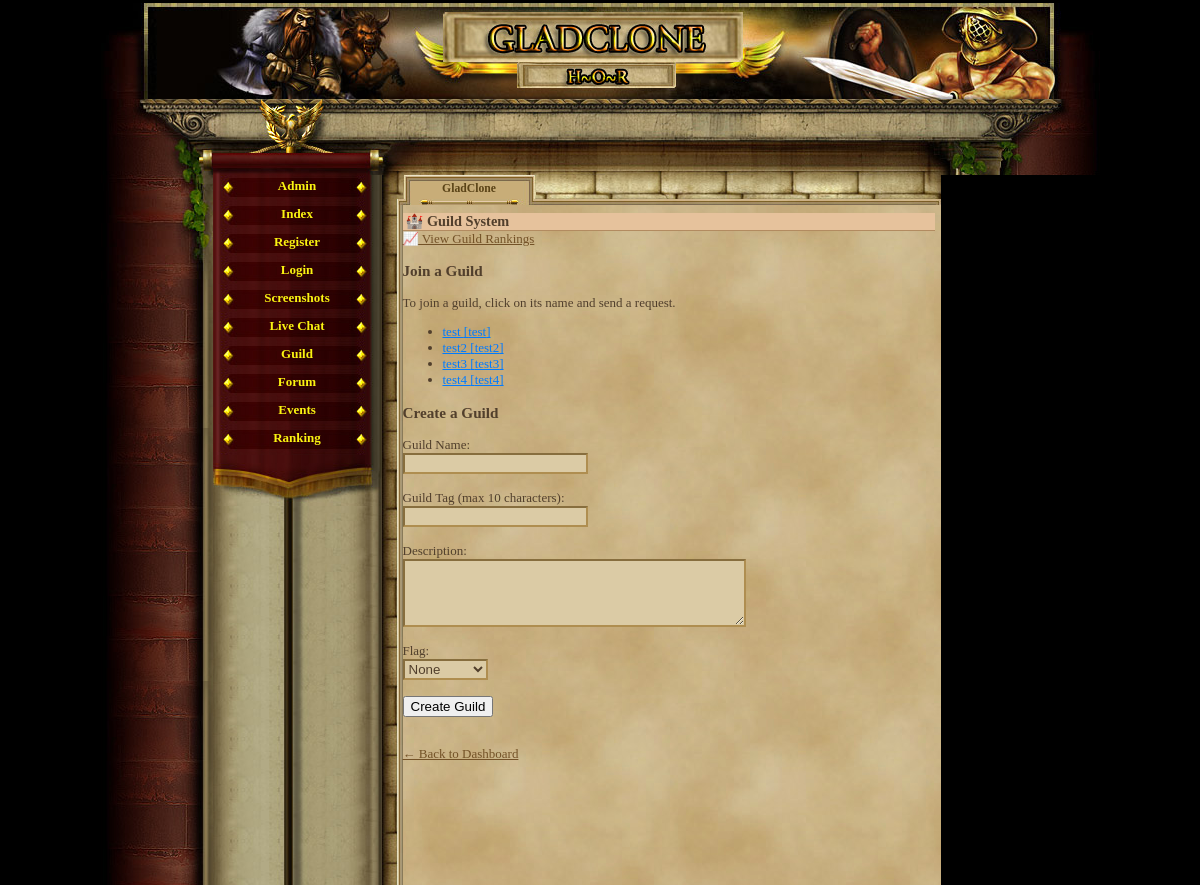
The app's page /guild.php (signed in), older data.
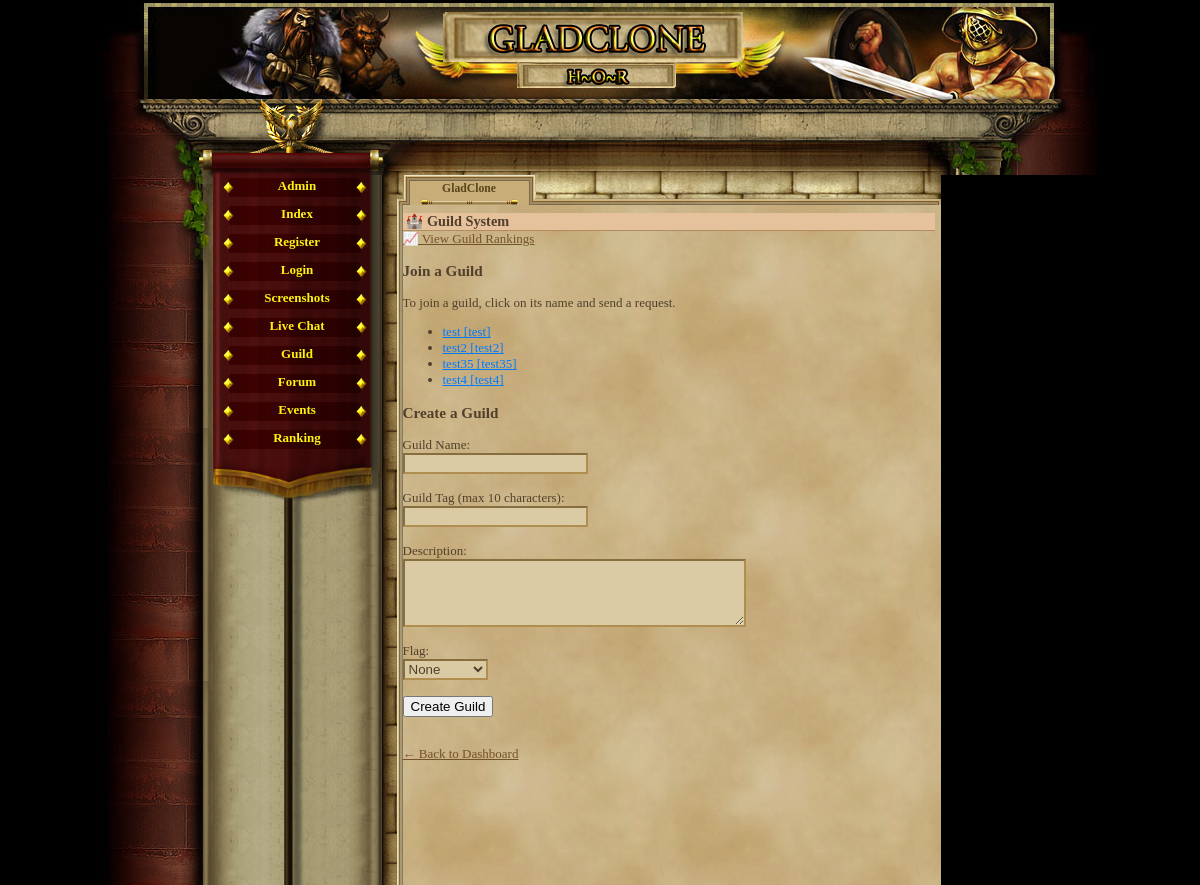
The same page, newer data.
### tables this page shows
CREATE TABLE `guilds` (
  `id` int(11) NOT NULL AUTO_INCREMENT,
  `name` varchar(50) NOT NULL,
  `tag` varchar(10) NOT NULL,
  `description` text,
  `created_at` datetime DEFAULT CURRENT_TIMESTAMP,
  `flag` varchar(100) DEFAULT NULL,
  PRIMARY KEY (`id`),
  UNIQUE KEY `tag` (`tag`)
);

### guild.php (the view, shortened to what the changed rows need)
<?php
require_once('var/ustawienia.php');
require_once('gora_strony.php');
require_once('menu_l.php');
$player_id = $_SESSION['id'];
$stmt = $conn->prepare("
    SELECT g.*, gm.role
    FROM guild_members gm
    JOIN guilds g ON gm.guild_id = g.id
    WHERE gm.player_id = ?");
$stmt->bind_param("i", $player_id);
$stmt->execute();
$guild_result = $stmt->get_result();
$player_guild = $guild_result->fetch_assoc();
?>
<h2>🏰 Guild System</h2>
<?php if ($player_guild): ?>
    <p><strong>Guild:</strong> <?= htmlspecialchars($player_guild['name']) ?> [<?= htmlspecialchars($player_guild['tag']) ?>]</p>
    <?php if (!empty($player_guild['flag'])): ?>
        <p><img src="images/guild/flags/<?= htmlspecialchars($player_guild['flag']) ?>" width="64" alt="Flag"></p>
    <?php endif; ?>
    <p><strong>Your Role:</strong> <?= $player_guild['role'] ?></p>
	<?php if ($player_guild['role'] === 'leader'): ?>
    <p><a href="guild_manage.php" style="color: #007bff;">⚙️ Manage Join Requests</a></p>
<?php endif; ?>
    <p><strong>Description:</strong><br><?= nl2br(htmlspecialchars($player_guild['description'])) ?></p>
    <?php if ($player_guild['role'] === 'leader'): ?>
        <form method="post">
            <label>Change Flag:<br>
                <select name="flag" required>
                    <option value="">-- Select Flag --</option>
                    <?php
                    foreach (glob("images/guild/flags/*.png") as $flagFile) {
                        $flagName = basename($flagFile);
                        $selected = $player_guild['flag'] === $flagName ? 'selected' : '';
                        echo "<option value=\"$flagName\" $selected>$flagName</option>";
                    }
                    ?>
                </select>
            </label>
            <button type="submit" name="update_flag">Update Flag</button>
        </form>
    <?php endif; ?>
<?php if ($player_guild['role'] === 'leader'): ?>
    <h4>✍️ Edit Guild Info</h4>
    <form method="post">
        <label>New Name:<br><input type="text" name="edit_name" value="<?= htmlspecialchars($player_guild['name']) ?>" required></label><br><br>
        <label>New Tag:<br><input type="text" name="edit_tag" value="<?= htmlspecialchars($player_guild['tag']) ?>" required></label><br><br>
        <label>Description:<br><textarea name="edit_description" rows="4" cols="40"><?= htmlspecialchars($player_guild['description']) ?></textarea></label><br><br>
        <button type="submit" name="edit_guild">Save Changes</button>
    </form>
<?php endif; ?>
<?php
    $stmt = $conn->prepare("SELECT * FROM alliance_members WHERE guild_id = ?");
    $stmt->bind_param("i", $player_guild['id']);
    $stmt->execute();
    $is_in_alliance = $stmt->get_result()->num_rows > 0;
?>
<?php if (!$is_in_alliance): ?>
    <p>
        <a href="alliance_create.php" style="display:inline-block; background:#007bff; color:white; padding:8px 12px; border-radius:6px; text-decoration:none;">
            🛡️ Create Alliance
        </a>
    </p>
<?php else: ?>
    <p><em>This guild is already part of an alliance.</em></p>
    <?php if ($player_guild['role'] === 'leader'): ?>
        <form method="post" onsubmit="return confirm('Are you sure you want to leave the alliance?');">
            <button type="submit" name="leave_alliance" style="background: #dc3545; color: white; border: none; padding: 8px 12px; border-radius: 4px;">❌ Leave Alliance</button>
        </form>
    <?php endif; ?>
<?php endif; ?>
    <form method="post">
        <button name="leave" onclick="return confirm('Are you sure you want to leave the guild?')">Leave Guild</button>
    </form>
    <a href="alliance_list.php">📈 View Alliances List</a>
    <a href="alliance_manage.php">📈 View Alliance</a>
    <h3>👥 Members:</h3>
    <ul>
        <?php
        $stmt = $conn->prepare("
            SELECT g.login, gm.role
            FROM guild_members gm
            JOIN gracze g ON gm.player_id = g.id
            WHERE gm.guild_id = ?");
        $stmt->bind_param("i", $player_guild['id']);
        $stmt->execute();
        $members = $stmt->get_result();
        while ($m = $members->fetch_assoc()):
        ?>
            <li><?= htmlspecialchars($m['login']) ?> - <?= $m['role'] ?></li>
        <?php endwhile; ?>
    </ul>
<?php else: ?>
<ul>
<?php
$result = $conn->query("SELECT id, name, tag FROM guilds ORDER BY name ASC");
while ($row = $result->fetch_assoc()):
?>
    <li>
        <a href="guild.php?id=<?= $row['id'] ?>" style="color:#007bff;">
            <?= htmlspecialchars($row['name']) ?> [<?= htmlspecialchars($row['tag']) ?>]
        </a>
    </li>
<?php endwhile; ?>
</ul>
<?php endif; ?>
<br><a href="index.php">← Back to Dashboard</a>

Row changes from the older to the newer data that the page shows:
changed guilds: name "test3" → "test35"; tag "test3" → "test35"
